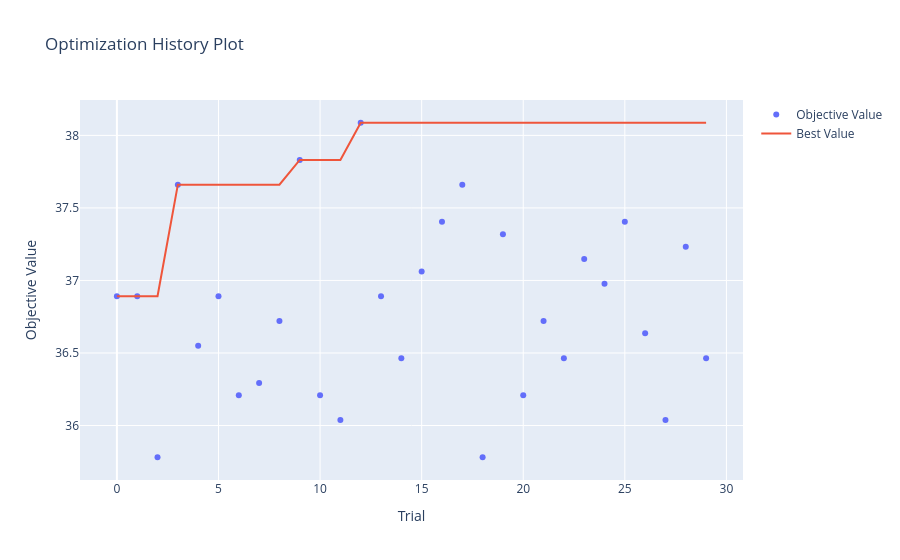

Notebook cell for this chart:
### Code cell
optuna.visualization.plot_optimization_history(study)

### Figure 1 — Plotly figure (JSON) as saved in the notebook; plotly's stock layout.template omitted (floating-point values rounded to 4 significant figures)
{"data": [{"mode": "markers", "name": "Objective Value", "type": "scatter", "x": [0, 1, 2, 3, 4, 5, 6, 7, 8, 9, 10, 11, 12, 13, 14, 15, 16, 17, 18, 19, 20, 21, 22, 23, 24, 25, 26, 27, 28, 29], "y": [36.89, 36.89, 35.78, 37.66, 36.55, 36.89, 36.21, 36.29, 36.72, 37.83, 36.21, 36.04, 38.09, 36.89, 36.46, 37.06, 37.4, 37.66, 35.78, 37.32, 36.21, 36.72, 36.46, 37.15, 36.98, 37.4, 36.64, 36.04, 37.23, 36.46]}, {"mode": "lines", "name": "Best Value", "type": "scatter", "x": [0, 1, 2, 3, 4, 5, 6, 7, 8, 9, 10, 11, 12, 13, 14, 15, 16, 17, 18, 19, 20, 21, 22, 23, 24, 25, 26, 27, 28, 29], "y": [36.89, 36.89, 36.89, 37.66, 37.66, 37.66, 37.66, 37.66, 37.66, 37.83, 37.83, 37.83, 38.09, 38.09, 38.09, 38.09, 38.09, 38.09, 38.09, 38.09, 38.09, 38.09, 38.09, 38.09, 38.09, 38.09, 38.09, 38.09, 38.09, 38.09]}, {"marker": {"color": "#cccccc"}, "mode": "markers", "name": "Infeasible Trial", "showlegend": false, "type": "scatter", "x": [], "y": []}], "layout": {"title": {"text": "Optimization History Plot"}, "xaxis": {"title": {"text": "Trial"}}, "yaxis": {"title": {"text": "Objective Value"}}}}
